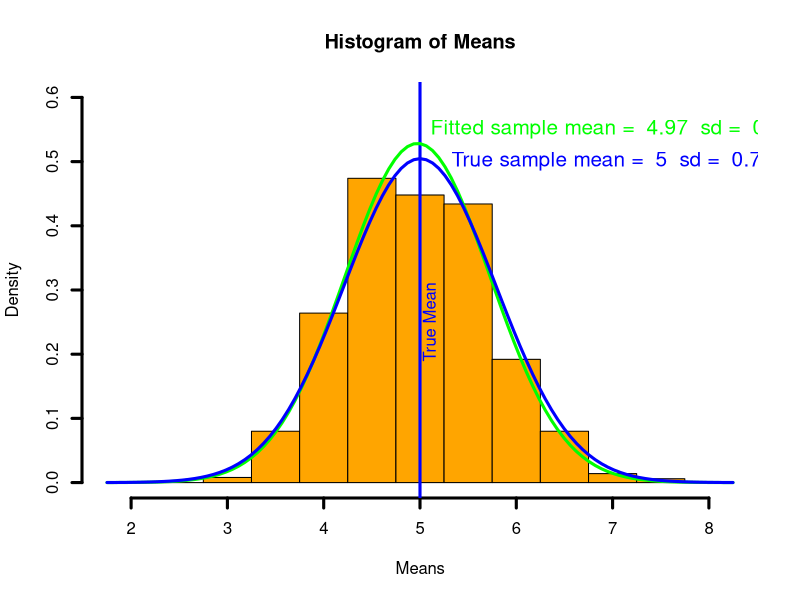

The R script that drew this image:
## ---- chunk 1
knitr::opts_chunk$set(fig.width=12, fig.height=8,
                      echo=TRUE, warning=FALSE, message=FALSE)
## ---- chunk 2
# Set the seed for reproducibility
set.seed(1234)

# First set the variables as pointed out in the assignment
rate  <- 0.2 
n.exp <- 40
n.sim <- 1e3

# Now compute the true mean/sd and standard error of means (sig/sqrt(n))
true.mean   <- 1/rate
true.sd     <- 1/rate
se.of.means <- true.sd/sqrt(n.exp)

# Now throw 1k toys, generate 40 exp w/ rate 0.2 and store the means and sds
means <- numeric()
sds   <- numeric()
for(i in seq(1,n.sim,by=1)) {
    values <- rexp(n = n.exp, rate = rate)
    means  <- c(means,mean(values))
    sds    <- c(sds,sd(values))
}

# Now let's look at the distribution of the means
hist(means, breaks  = seq(1.75,8.25,by=0.5), 
     main = "Histogram of Means",
     xlab = "Means",
     ylab = "Density",
     ylim = c(0, 0.6),
     prob = TRUE,
     lwd  = 3,
     col  = "orange")

# Draw a line for the true mean and annotate it
abline(v = 1/rate, lwd = 3, col = "blue")
text(x = 1/rate + 0.1, y = 0.25, "True Mean", srt = 90., col = "blue")

# Now let's fit this sample w/ a normal distribution and see how it looks
if(!require(MASS)) {
    install.packages("MASS")
    require(MASS)
}
fittedmeans <- fitdistr(means, "normal")
parameters  <- fittedmeans$estimate

# Draw the fitted gaussian and annotate the fitter values
curve(dnorm(x,parameters[1],parameters[2]), 
      add = TRUE,
      col = "green",
      lwd = 3)
text(x = 7, y = 0.55, 
     paste("Fitted sample mean = ", round(parameters[1],2) , " sd = ", round(parameters[2],2)),
     col = "green", cex = 1.25)

# Now plot the true normal and annotate
curve(dnorm(x,true.mean,se.of.means), 
      add = TRUE,
      col = "blue", 
      lwd = 3)
text(x = 7, y = 0.50, 
     paste("True sample mean = ", round(true.mean,2) , " sd = ", round(se.of.means,2)),
     col = "blue", cex = 1.25)

